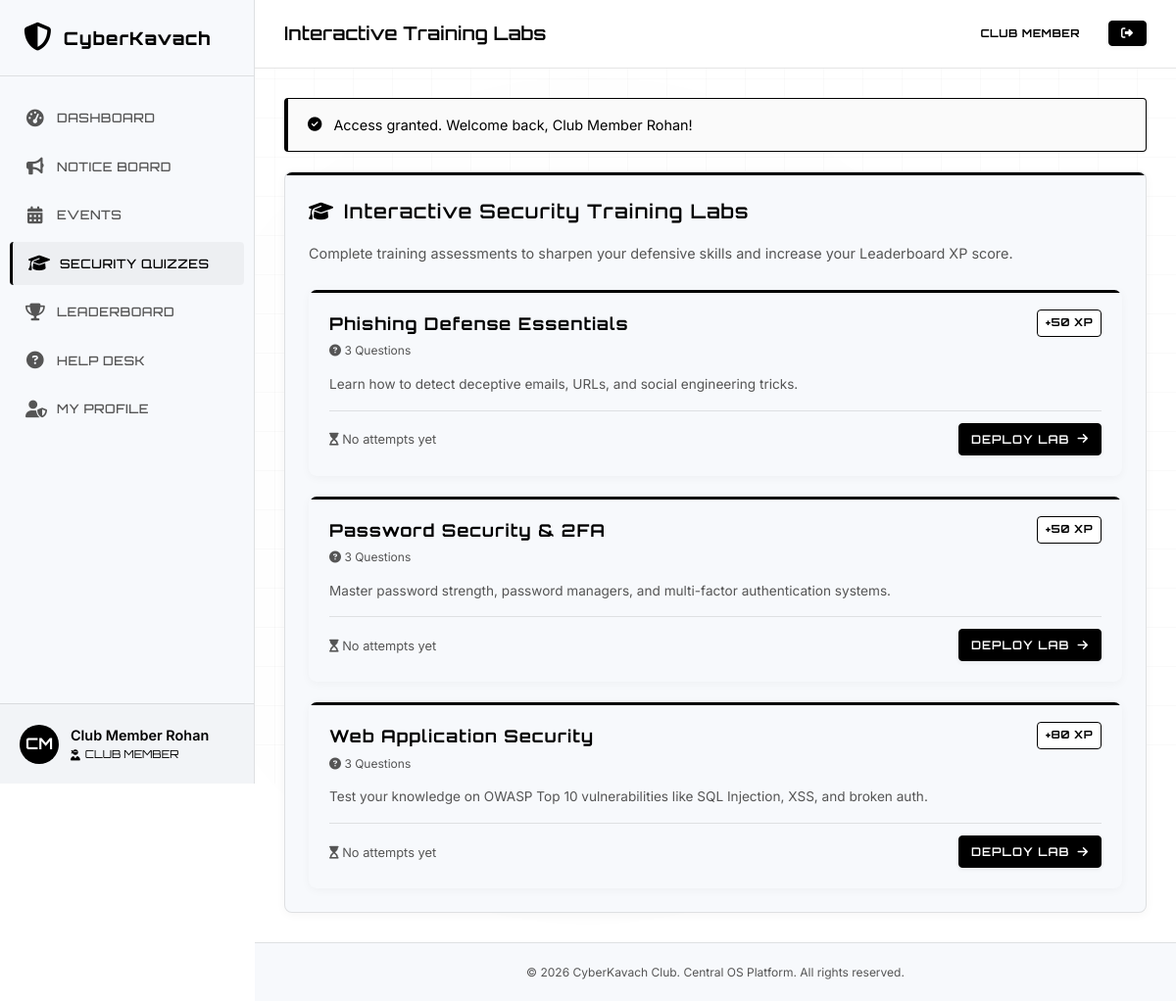
The app's page /quizzes.php (signed in) with its own data.
### tables this page shows
CREATE TABLE quizzes (
            id INTEGER PRIMARY KEY AUTOINCREMENT,
            title TEXT NOT NULL,
            description TEXT NOT NULL,
            points INTEGER DEFAULT 50,
            created_at DATETIME DEFAULT CURRENT_TIMESTAMP
        );

### config.php (called while the page is built, shortened)
<?php
function sanitize($data) {
    return htmlspecialchars(trim($data), ENT_QUOTES, 'UTF-8');
}
function is_logged_in() {
    return isset($_SESSION['user_id']);
}
function get_user_role() {
    return $_SESSION['user_role'] ?? null;
}
function has_role($role) {
    $current_role = get_user_role();
    if ($role === 'Admin') {
        return $current_role === 'Faculty Coordinator';
    }
    if ($role === 'Core') {
        return in_array($current_role, ['Faculty Coordinator', 'Student Coordinator']);
    }
    $roles_hierarchy = [
        'Student/Participant' => 1,
        'Club Member'         => 2,
        'Social Media Coord.' => 3,
        'Content Coordinator' => 4,
        'Tech Coordinator'    => 5,
        'Student Coordinator' => 6,
        'Faculty Coordinator' => 7
    ];
    $current_weight = $roles_hierarchy[$current_role] ?? 0;
    $required_weight = $roles_hierarchy[$role] ?? 0;
    return $current_weight >= $required_weight;
}
?>

### quizzes.php (the view, shortened to what this page needs)
<?php
require_once __DIR__ . '/config.php';
require_once __DIR__ . '/db.php';
$user_id = $_SESSION['user_id'];
$quiz_selected = null;
$quiz_questions = [];
$attempt_result = null;
try {
    $stmtAll = $db->query("
        SELECT q.*,
        (SELECT COUNT(*) FROM questions WHERE quiz_id = q.id) as question_count,
        (SELECT MAX(score) FROM quiz_attempts WHERE quiz_id = q.id AND user_id = " . intval($user_id) . ") as my_best_score,
        (SELECT MAX(passed) FROM quiz_attempts WHERE quiz_id = q.id AND user_id = " . intval($user_id) . ") as my_pass_status
        FROM quizzes q
        ORDER BY q.created_at DESC
    ");
    $quizzes = $stmtAll->fetchAll();
} catch (PDOException $e) {
    $quizzes = [];
}
include __DIR__ . '/includes/header.php';
?>
<?php if ($quiz_selected): ?>
    <!-- ==========================================================
         QUIZ DEPLOYMENT SCREEN
         ========================================================== -->
    <div class="card">
        <div style="display:flex; justify-content:space-between; align-items:center; border-bottom: 1px solid var(--border-glow); padding-bottom: 15px; margin-bottom: 25px;">
            <div>
                <a href="quizzes.php" class="text-cyan" style="font-size:0.85rem; font-family:var(--font-heading);"><i class="fa-solid fa-arrow-left"></i> All Training Labs</a>
                <h3 style="margin: 5px 0 0 0;"><?php echo sanitize($quiz_selected['title']); ?></h3>
            </div>
            <span class="badge badge-member">+<?php echo $quiz_selected['points']; ?> XP Reward</span>
        </div>
        <p style="color:var(--text-muted); font-size:1rem; margin-bottom: 30px;"><?php echo sanitize($quiz_selected['description']); ?></p>
        <?php if ($attempt_result): ?>
            <div class="alert alert-<?php echo $attempt_result['passed'] ? 'success' : 'error'; ?>" style="margin-bottom:30px;">
                <i class="fa-solid <?php echo $attempt_result['passed'] ? 'fa-award' : 'fa-triangle-exclamation'; ?>" style="font-size: 1.5rem;"></i>
                <div>
                    <strong>Attempt Score: <?php echo $attempt_result['score'] . ' / ' . count($quiz_questions); ?> Correct</strong>
                    <span style="display:block; font-size:0.8rem; opacity:0.8;">
                        <?php if ($attempt_result['passed']): ?>
                            Lab Cleared successfully! Points credited to your profile.
                        <?php else: ?>
                            Lab Failed. You need at least 60% correct answers to pass. Re-evaluate your answers and try again.
                        <?php endif; ?>
                    </span>
                </div>
            </div>
        <?php endif; ?>
        <form action="quizzes.php" method="POST">
            <input type="hidden" name="csrf_token" value="<?php echo $_SESSION['csrf_token']; ?>">
            <input type="hidden" name="quiz_id" value="<?php echo $quiz_selected['id']; ?>">
            <?php $i = 1; foreach ($quiz_questions as $qn): ?>
                <div class="quiz-question-box">
                    <h4 style="font-size:1rem; margin-bottom:15px; font-family:var(--font-body); font-weight:600; line-height: 1.5;">
                        <span class="text-cyan" style="font-family:var(--font-heading); font-size: 0.9rem; margin-right:5px;">Q<?php echo $i++; ?>.</span>
                        <?php echo sanitize($qn['question_text']); ?>
                    </h4>
                    <div class="quiz-options">
                        <input type="radio" name="answer_<?php echo $qn['id']; ?>" id="q_<?php echo $qn['id']; ?>_A" value="A" class="quiz-option-radio" required>
                        <label for="q_<?php echo $qn['id']; ?>_A" class="quiz-option-btn" data-question-id="<?php echo $qn['id']; ?>">
                            <span class="quiz-option-label">A</span>
                            <span><?php echo sanitize($qn['option_a']); ?></span>
                        </label>
                        <input type="radio" name="answer_<?php echo $qn['id']; ?>" id="q_<?php echo $qn['id']; ?>_B" value="B" class="quiz-option-radio">
                        <label for="q_<?php echo $qn['id']; ?>_B" class="quiz-option-btn" data-question-id="<?php echo $qn['id']; ?>">
                            <span class="quiz-option-label">B</span>
                            <span><?php echo sanitize($qn['option_b']); ?></span>
                        </label>
                        <input type="radio" name="answer_<?php echo $qn['id']; ?>" id="q_<?php echo $qn['id']; ?>_C" value="C" class="quiz-option-radio">
                        <label for="q_<?php echo $qn['id']; ?>_C" class="quiz-option-btn" data-question-id="<?php echo $qn['id']; ?>">
                            <span class="quiz-option-label">C</span>
                            <span><?php echo sanitize($qn['option_c']); ?></span>
                        </label>
                        <input type="radio" name="answer_<?php echo $qn['id']; ?>" id="q_<?php echo $qn['id']; ?>_D" value="D" class="quiz-option-radio">
                        <label for="q_<?php echo $qn['id']; ?>_D" class="quiz-option-btn" data-question-id="<?php echo $qn['id']; ?>">
                            <span class="quiz-option-label">D</span>
                            <span><?php echo sanitize($qn['option_d']); ?></span>
                        </label>
                    </div>
                </div>
            <?php endforeach; ?>
            <div style="display:flex; justify-content:space-between; align-items:center; margin-top:30px;">
                <a href="quizzes.php" class="btn btn-secondary">Exit Lab</a>
                <button type="submit" name="submit_quiz" class="btn btn-primary">
                    <i class="fa-solid fa-upload"></i> Submit Lab Assessment
                </button>
            </div>
        </form>
    </div>
<?php else: ?>
    <div class="dashboard-layout" style="grid-template-columns: <?php echo has_role('Core') ? '1.2fr 0.8fr' : '1fr'; ?>;">
        <div>
            <div class="card">
                <h3 class="card-title text-cyan"><i class="fa-solid fa-graduation-cap"></i> Interactive Security Training Labs</h3>
                <p style="color:var(--text-muted); font-size:0.9rem; margin-bottom: 25px;">Complete training assessments to sharpen your defensive skills and increase your Leaderboard XP score.</p>
                <?php if (!empty($quizzes)): ?>
                    <div style="display:grid; grid-template-columns:1fr; gap:20px;">
                        <?php foreach ($quizzes as $quiz): ?>
                            <?php
                            $passed = $quiz['my_pass_status'] == 1;
                            $attempted = $quiz['my_best_score'] !== null;
                            ?>
                            <div class="card <?php echo $passed ? 'card-success' : ($attempted ? 'card-pink' : ''); ?>" style="padding:20px; border-width: 1px; border-color: rgba(255,255,255,0.04);">
                                <div style="display:flex; justify-content:space-between; align-items:flex-start; gap:10px; margin-bottom:12px;">
                                    <div>
                                        <h4 style="margin:0; font-size:1.1rem;"><?php echo sanitize($quiz['title']); ?></h4>
                                        <span style="font-size:0.75rem; color:var(--text-muted);"><i class="fa-solid fa-circle-question"></i> <?php echo $quiz['question_count']; ?> Questions</span>
                                    </div>
                                    <span class="badge badge-member">+<?php echo $quiz['points']; ?> XP</span>
                                </div>
                                <p style="color:var(--text-muted); font-size:0.85rem; margin-bottom:15px;"><?php echo sanitize($quiz['description']); ?></p>
                                <div style="display:flex; justify-content:space-between; align-items:center; border-top:1px solid var(--border-glow); padding-top:12px;">
                                    <div>
                                        <?php if ($passed): ?>
                                            <span class="text-success" style="font-size:0.8rem; font-weight:700;"><i class="fa-solid fa-circle-check"></i> Passed (Best Score: <?php echo $quiz['my_best_score'] . '/' . $quiz['question_count']; ?>)</span>
                                        <?php elseif ($attempted): ?>
                                            <span class="text-pink" style="font-size:0.8rem; font-weight:700;"><i class="fa-solid fa-circle-xmark"></i> Failed (Best: <?php echo $quiz['my_best_score'] . '/' . $quiz['question_count']; ?>)</span>
                                        <?php else: ?>
                                            <span class="text-muted" style="font-size:0.8rem;"><i class="fa-solid fa-hourglass-start"></i> No attempts yet</span>
                                        <?php endif; ?>
                                    </div>
                                    <a href="quizzes.php?id=<?php echo $quiz['id']; ?>" class="btn <?php echo $passed ? 'btn-success' : 'btn-primary'; ?>" style="padding: 6px 12px; font-size:0.75rem;">
                                        <?php echo $passed ? 'Review Lab' : 'Deploy Lab'; ?> <i class="fa-solid fa-arrow-right"></i>
                                    </a>
                                </div>
                            </div>
                        <?php endforeach; ?>
                    </div>
                <?php endif; ?>
            </div>
        </div>
    </div>
<?php endif; ?>
<?php include __DIR__ . '/includes/footer.php'; ?>

### style.css (style rules this page uses)
:root { --bg-main: #ffffff; --bg-surface: #f7f9fc; --bg-surface-elevated: #eef2f6; --color-primary: #000000; --color-secondary: #666666; --color-accent: #000000; --color-success: #000000; --color-warning: #666666; --text-primary: #000000; --text-muted: #555555; --text-dark: #ffffff; --border-glow: rgba(0, 0, 0, 0.1); --border-glow-hover: rgba(0, 0, 0, 0.25); --font-heading: 'Orbitron', sans-serif; --font-body: 'Inter', sans-serif; --transition-fast: 0.2s cubic-bezier(0.4, 0, 0.2, 1); --transition-normal: 0.3s cubic-bezier(0.4, 0, 0.2, 1); --shadow-cyber: 0 4px 12px rgba(0, 0, 0, 0.05); --shadow-cyber-pink: 0 4px 12px rgba(0, 0, 0, 0.05); --shadow-cyber-success: 0 4px 12px rgba(0, 0, 0, 0.05); }
* { margin: 0; padding: 0; box-sizing: border-box; }
body { background-color: var(--bg-main); color: var(--text-primary); font-family: var(--font-body); line-height: 1.6; overflow-x: hidden; }
body::before { content: ''; position: fixed; top: 0; left: 0; width: 100vw; height: 100vh; background-image: linear-gradient(rgba(0, 0, 0, 0.02) 1px, transparent 1px), linear-gradient(90deg, rgba(0, 0, 0, 0.02) 1px, transparent 1px); background-size: 40px 40px; z-index: -2; pointer-events: none; }
body::after { content: ''; position: fixed; top: 50%; left: 50%; width: 120vw; height: 120vh; transform: translate(-50%, -50%); background: radial-gradient(circle, rgba(0, 0, 0, 0.01) 0%, transparent 60%); z-index: -1; pointer-events: none; }
a { color: var(--color-primary); text-decoration: none; transition: var(--transition-fast); }
h1, h2, h3, h4, h5, h6 { font-family: var(--font-heading); letter-spacing: 1px; margin-bottom: 0.5em; color: var(--text-primary); }
.text-cyan { color: var(--color-primary) !important; }
.text-muted { color: var(--text-muted) !important; }
.btn { display: inline-flex; align-items: center; justify-content: center; gap: 8px; font-family: var(--font-heading); font-size: 0.85rem; font-weight: 600; padding: 10px 20px; border-radius: 4px; border: 1px solid transparent; cursor: pointer; transition: var(--transition-normal); letter-spacing: 1px; text-transform: uppercase; }
.btn-primary { background: #000000; border-color: #000000; color: #ffffff; box-shadow: 0 2px 4px rgba(0, 0, 0, 0.05); }
.card { background: var(--bg-surface); border: 1px solid var(--border-glow); border-radius: 8px; padding: 24px; box-shadow: 0 2px 10px rgba(0, 0, 0, 0.04); position: relative; overflow: hidden; transition: var(--transition-normal); }
.card::before { content: ''; position: absolute; top: 0; left: 0; width: 100%; height: 3px; background: #000000; }
.card-title { font-size: 1.25rem; font-weight: 600; margin-bottom: 15px; display: flex; align-items: center; gap: 10px; }
.dashboard-layout { display: grid; grid-template-columns: 2fr 1fr; gap: 30px; }
.badge { display: inline-block; padding: 4px 8px; border-radius: 4px; font-size: 0.7rem; font-weight: 700; text-transform: uppercase; letter-spacing: 0.5px; font-family: var(--font-heading); border: 1px solid transparent; }
.badge-member { background: #ffffff; color: #000000; border-color: #000000; }

### records on screen
quizzes: title "Phishing Defense Essentials", question_count "3", points "50", description "Learn how to detect deceptive emails, URLs, and social engineering tricks."
quizzes: title "Password Security & 2FA", question_count "3", points "50", description "Master password strength, password managers, and multi-factor authentication systems."
quizzes: title "Web Application Security", question_count "3", points "80", description "Test your knowledge on OWASP Top 10 vulnerabilities like SQL Injection, XSS, and broken auth."

### other values on screen
$initials "CM"
$user_name "Club Member Rohan"
$user_role "CLUB MEMBER"
$page_heading "Interactive Training Labs"
get_user_role() "CLUB MEMBER"
$flash['message'] "Access granted. Welcome back, Club Member Rohan!"
